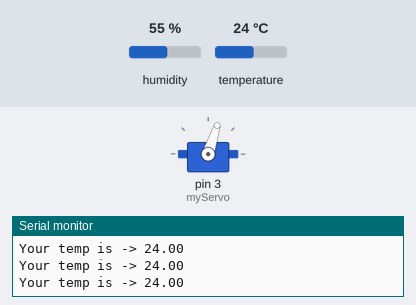
Bench run of a sketch on a simulated Arduino Uno, built with avr-gcc and run on an emulated ATmega328P. Shown: servo, the last lines printed to the serial monitor. The test bench sets the inputs (shaded band); at power-on: temperature 24 °C, humidity 55 %.

Above: at 2.8 s.
2.9 s: temperature set to 12 °C
At 5.3 s:
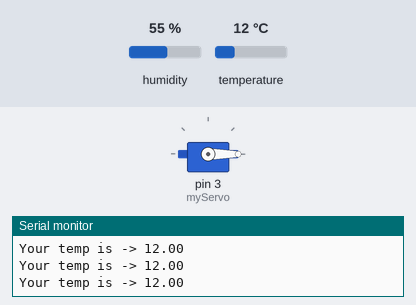
5.6 s: temperature set to 28 °C
At 7.4 s:
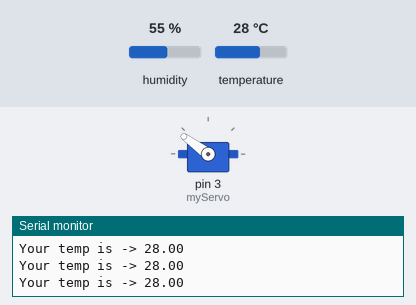
8.3 s: temperature set to 33 °C
At 10.5 s:
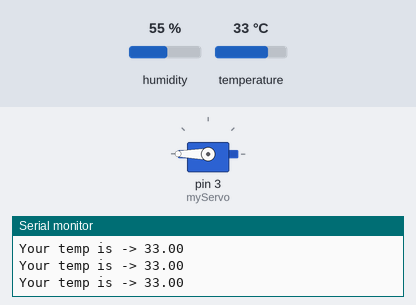
11.7 s: temperature set to 19 °C
At 12.7 s:
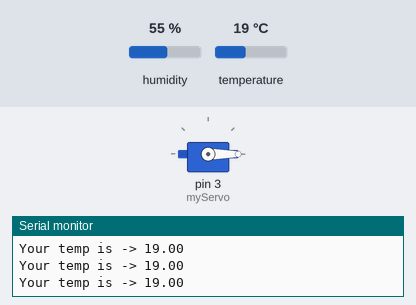
17.8 s: temperature set to 41 °C
At 19.2 s:
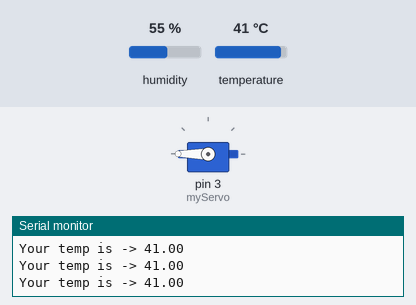
Timing chart, 0 to 20.8 s (numbered marks = the images above; inputs shaded):
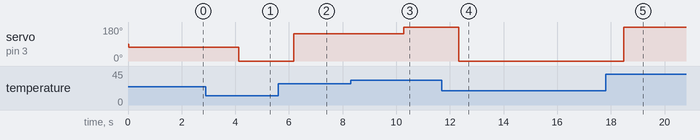

The sketch:

7_8-servo-hw.ino
```cpp
#include <Servo.h>
Servo myServo;
#include "DHT.h"
#define DHTPIN 2
#define DHTTYPE DHT11
#define POTPIN A0
DHT dht(DHTPIN, DHTTYPE);

void setup() {
  myServo.attach(3);
  Serial.begin(9600);
  Serial.println(F("test!"));

  dht.begin();
}

void loop() {

  float t = dht.readTemperature();


if (isnan(t)){
    Serial.println(F("Failed to read from DHT sensor!"));
    return;
}
  Serial.print("Your temp is -> ");
  Serial.println(t);

  int servoPos = map(t,20,30,0,180);
  myServo.write(servoPos);
  delay(50);
}
```

Measured:
- after the input at 2.9 s, servo on pin 3 (myServo): 72° → 0° after 1.2 s
- after the input at 5.6 s, servo on pin 3 (myServo): 0° → 144° after 0.57 s
- after the input at 8.3 s, servo on pin 3 (myServo): 144° → 180° after 2.0 s
- after the input at 11.7 s, servo on pin 3 (myServo): 180° → 0° after 0.62 s
- after the input at 17.8 s, servo on pin 3 (myServo): 0° → 180° after 0.67 s
